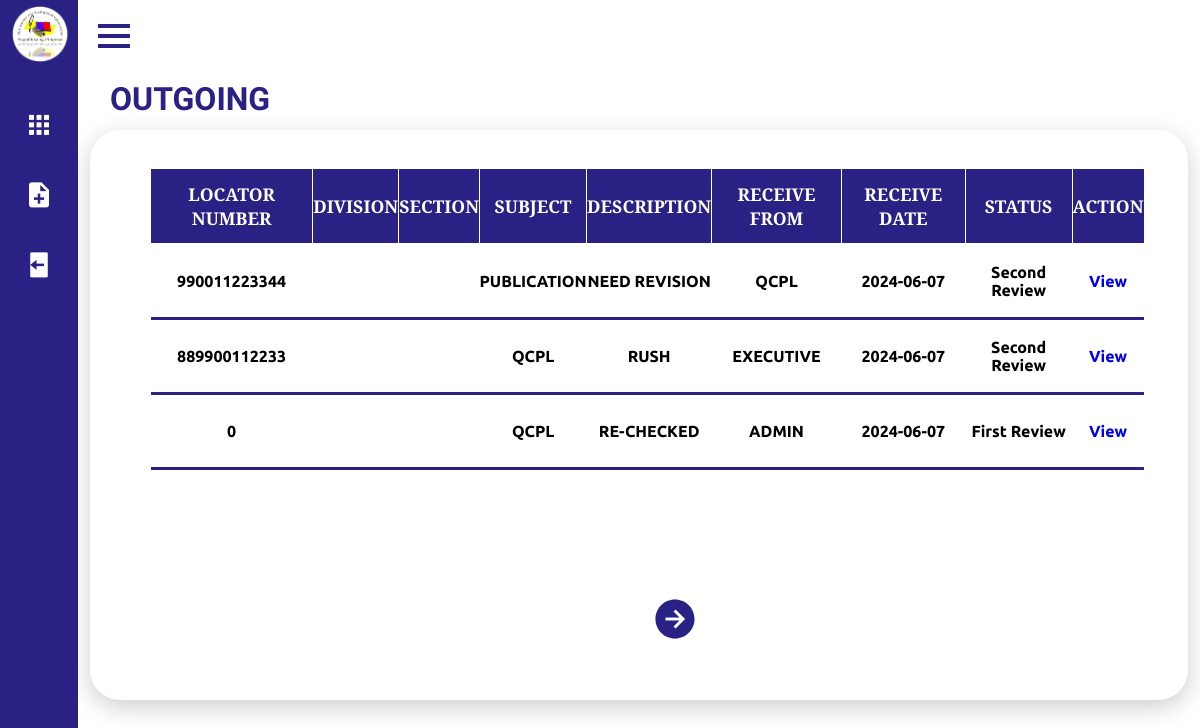
The page /Frontend/Dashboard/receiveoutgoing.php on the database as committed earlier.
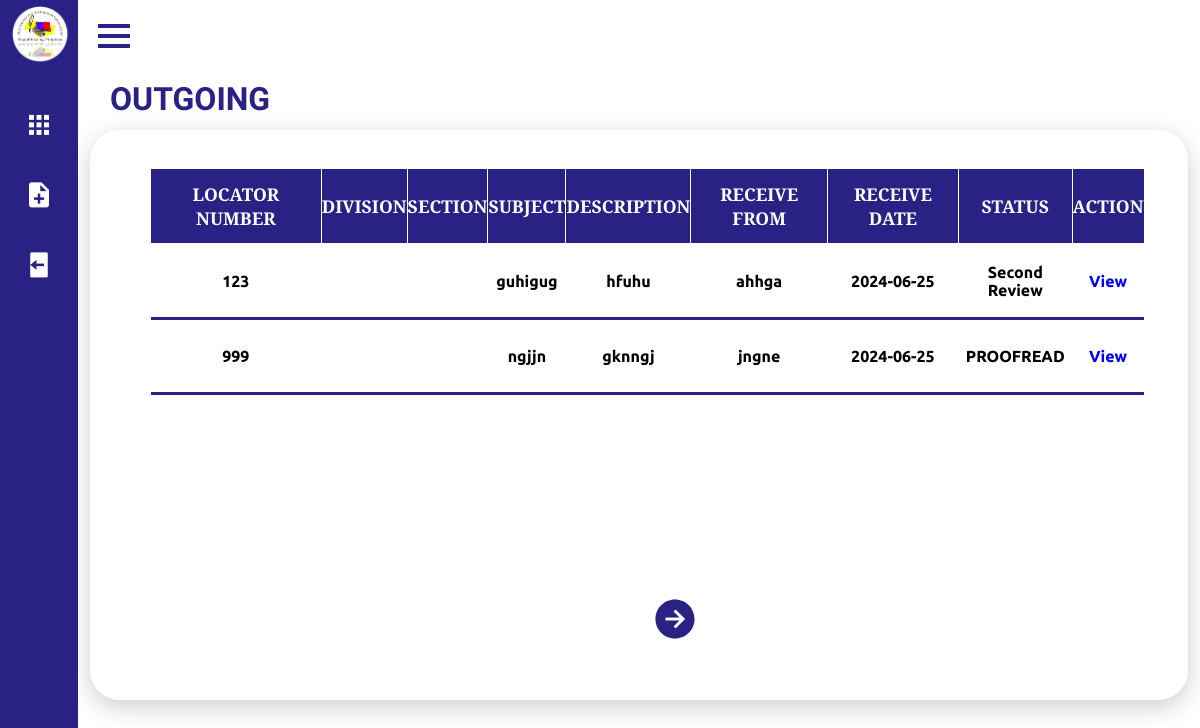
The same page on the database as committed later.
### tables this page shows
CREATE TABLE `fileupload` (
  `id` int(11) NOT NULL,
  `file_name` varchar(255) NOT NULL,
  `division` varchar(255) DEFAULT NULL,
  `section` varchar(255) DEFAULT NULL,
  `category` enum('Incoming','Outgoing','','') DEFAULT NULL,
  `locator_num` varchar(255) DEFAULT NULL,
  `received_date` date DEFAULT NULL,
  `received_from` varchar(255) DEFAULT NULL,
  `subject` varchar(255) DEFAULT NULL,
  `description` text DEFAULT NULL,
  `type` varchar(100) DEFAULT NULL,
  `file_path` varchar(255) NOT NULL,
  `proofreader_comment` varchar(255) NOT NULL,
  `boss2_comment` varchar(255) NOT NULL,
  `boss1_comment` varchar(255) NOT NULL,
  `status` varchar(255) NOT NULL
);

### Frontend/Dashboard/receiveoutgoing.php (the view, shortened to what this page needs)
<!DOCTYPE html>
<html lang="en">
<head>
    <link rel="stylesheet" href="style.css">
    <link href='https://unpkg.com/boxicons@2.0.7/css/boxicons.min.css' rel='stylesheet'>
</head>
<body>
     <div class="sidebar close">
        <div class="logo-details">
            <span class="img">
                <img src="imgs/logo.png" >
            </span>
        </div>
        <ul class="nav-links">
          <li>
            <div class="iocn-link">
              <a href="receiving.php">
                <i class='bx bxs-grid'></i>
              </a>
            </div>
          </li>
          <li>
            <div class="iocn-link">
              <a href="uploadincoming.php">
              <i class='bx bxs-file-plus' ></i>
              </a>
            </div>
          </li>
          <li>
            <a href="/qcpl/Backend/logout.php">
              <i class='bx bxs-log-out' ></i>
            </a>
          </li>
      </ul>
      </div>
        <section class="home-section">
            <div class="home-content">
              <i class='bx bx-menu' ></i>
            </div>
            <div class="details">
                <div class="upload">
                    <div class="cardHeader">
                        <h2>OUTGOING</h2>
                        <div class ="rec_outgoing">
                        <?php
                            $server = "localhost";
                            $username = "root";
                            $password = "";
                            $db = "qcpl";
                            $conn = new mysqli($server, $username, $password, $db);
                            $rowsPerPage = 4;
                            $page = isset($_GET['page']) ? intval($_GET['page']) : 1;
                            $offset = ($page - 1) * $rowsPerPage;
                            $sql = "SELECT * FROM fileupload WHERE category ='Outgoing' AND status != 'Approved' LIMIT ? OFFSET ?";
                            $stmt = $conn->prepare($sql);
                            $stmt->bind_param("ii", $rowsPerPage, $offset);
                            $stmt->execute();
                            $result = $stmt->get_result();
                            if ($result->num_rows > 0) {
                                echo "<table>";
                                echo "<tr><th>Locator Number</th><th>Division</th><th>Section</th><th>Subject</th><th>Description</th><th>Receive From</th><th>Receive Date</th><th>Status</th><th>Action</th></tr>";
                                while ($row = $result->fetch_assoc()) {
                                    echo "<tr>";
                                    echo "<td><center>" . $row["locator_num"] . "</center></td>";
                                    echo "<td><center>" . $row["division"] . "</center></td>";
                                    echo "<td><center>" . $row["section"] . "</center></td>";
                                    echo "<td><center>" . $row["subject"] . "</center></td>";
                                    echo "<td><center>" . $row["description"] . "</center></td>";
                                    echo "<td><center>" . $row["received_from"] . "</center></td>";
                                    echo "<td><center>" . $row["received_date"] . "</center></td>";
                                    echo "<td><center>" . $row["status"] . "</center></td>";
                                    echo "<td>" ."<center>". "<a href='receivelocator.php?locator_num=" . htmlspecialchars($row["locator_num"]) . "' target='_self'>View</a></td>";
                                    echo "</tr>";
                                }
                                echo "</table>";
                                $nextPage = $page + 1;
                                echo "<a href='?page=$nextPage' id='next'><ion-icon name='arrow-forward-circle-sharp'></ion-icon></a>";
                            } else {
                                echo "<p>No documents found.</p>";
                            }
                            ?>
                        </div>
                    </div>
                </div>
            </div>
        </section>
</body>
</html>

Rows that differ between the two databases and show on the page:
removed fileupload: locator_num "990011223344", subject "PUBLICATION", description "NEED REVISION", received_from "QCPL", received_date "2024-06-07", status "Second Review"
removed fileupload: locator_num "889900112233", subject "QCPL", description "RUSH", received_from "EXECUTIVE", received_date "2024-06-07", status "Second Review"
removed fileupload: locator_num "0", subject "QCPL", description "RE-CHECKED", received_from "ADMIN", received_date "2024-06-07", status "First Review"
added fileupload: locator_num "123", subject "guhigug", description "hfuhu", received_from "ahhga", received_date "2024-06-25", status "Second Review"
added fileupload: locator_num "999", subject "ngjjn", description "gknngj", received_from "jngne", received_date "2024-06-25", status "PROOFREAD"
